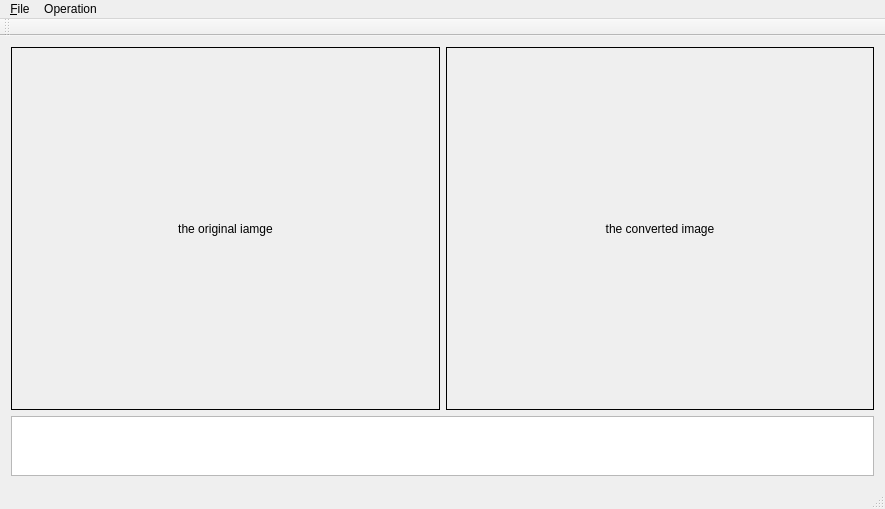
<?xml version="1.0" encoding="UTF-8"?>
<ui version="4.0">
 <class>qtGuiCVClass</class>
 <widget class="QMainWindow" name="qtGuiCVClass">
  <property name="geometry">
   <rect>
    <x>0</x>
    <y>0</y>
    <width>885</width>
    <height>509</height>
   </rect>
  </property>
  <property name="windowTitle">
   <string>qtGuiCV</string>
  </property>
  <widget class="QWidget" name="centralWidget">
   <layout class="QGridLayout" name="gridLayout">
    <item row="1" column="0" colspan="2">
     <widget class="QTextEdit" name="logTextEdit">
      <property name="sizePolicy">
       <sizepolicy hsizetype="Expanding" vsizetype="Fixed">
        <horstretch>0</horstretch>
        <verstretch>4</verstretch>
       </sizepolicy>
      </property>
      <property name="maximumSize">
       <size>
        <width>16777215</width>
        <height>60</height>
       </size>
      </property>
      <property name="layoutDirection">
       <enum>Qt::LeftToRight</enum>
      </property>
      <property name="placeholderText">
       <string extracomment="log section..."/>
      </property>
     </widget>
    </item>
    <item row="0" column="0">
     <widget class="QLabel" name="o_label">
      <property name="autoFillBackground">
       <bool>true</bool>
      </property>
      <property name="frameShape">
       <enum>QFrame::Box</enum>
      </property>
      <property name="text">
       <string>the original iamge</string>
      </property>
      <property name="textFormat">
       <enum>Qt::PlainText</enum>
      </property>
      <property name="scaledContents">
       <bool>false</bool>
      </property>
      <property name="alignment">
       <set>Qt::AlignCenter</set>
      </property>
     </widget>
    </item>
    <item row="0" column="1">
     <widget class="QLabel" name="a_label">
      <property name="enabled">
       <bool>true</bool>
      </property>
      <property name="autoFillBackground">
       <bool>true</bool>
      </property>
      <property name="frameShape">
       <enum>QFrame::Box</enum>
      </property>
      <property name="text">
       <string>the converted image</string>
      </property>
      <property name="scaledContents">
       <bool>false</bool>
      </property>
      <property name="alignment">
       <set>Qt::AlignCenter</set>
      </property>
     </widget>
    </item>
   </layout>
  </widget>
  <widget class="QMenuBar" name="menuBar">
   <property name="geometry">
    <rect>
     <x>0</x>
     <y>0</y>
     <width>885</width>
     <height>23</height>
    </rect>
   </property>
   <widget class="QMenu" name="menu12132">
    <property name="title">
     <string>&amp;File</string>
    </property>
    <addaction name="action_New"/>
    <addaction name="action_Open"/>
    <addaction name="actionreopen_in_B_zone"/>
   </widget>
   <widget class="QMenu" name="menuOperation">
    <property name="title">
     <string>Operation</string>
    </property>
    <widget class="QMenu" name="menuMask_with_kernel">
     <property name="title">
      <string>CV Opthion</string>
     </property>
     <addaction name="actionshow_by_cv"/>
    </widget>
    <addaction name="action_toGray"/>
    <addaction name="actionMask_OP"/>
    <addaction name="menuMask_with_kernel"/>
    <addaction name="actionMask_with_kernel"/>
   </widget>
   <addaction name="menu12132"/>
   <addaction name="menuOperation"/>
  </widget>
  <widget class="QStatusBar" name="statusBar"/>
  <widget class="QToolBar" name="toolBar">
   <property name="windowTitle">
    <string>toolBar</string>
   </property>
   <attribute name="toolBarArea">
    <enum>TopToolBarArea</enum>
   </attribute>
   <attribute name="toolBarBreak">
    <bool>false</bool>
   </attribute>
  </widget>
  <action name="action_New">
   <property name="text">
    <string>&amp;New</string>
   </property>
  </action>
  <action name="action_Open">
   <property name="text">
    <string>&amp;Open</string>
   </property>
  </action>
  <action name="action_OpenImg">
   <property name="text">
    <string>OpenImg</string>
   </property>
  </action>
  <action name="action_toGray">
   <property name="text">
    <string>&amp;toGray</string>
   </property>
  </action>
  <action name="actionMask_OP">
   <property name="text">
    <string>Mask OP</string>
   </property>
  </action>
  <action name="actionshow_by_cv">
   <property name="checkable">
    <bool>true</bool>
   </property>
   <property name="checked">
    <bool>true</bool>
   </property>
   <property name="text">
    <string>show by cv</string>
   </property>
  </action>
  <action name="actionMask_with_kernel">
   <property name="text">
    <string>Mask with kernel</string>
   </property>
  </action>
  <action name="actionreopen_in_B_zone">
   <property name="text">
    <string>reopen in B zone</string>
   </property>
  </action>
 </widget>
 <layoutdefault spacing="6" margin="11"/>
 <resources>
  <include location="qtGuiCV.qrc"/>
 </resources>
 <connections/>
</ui>
